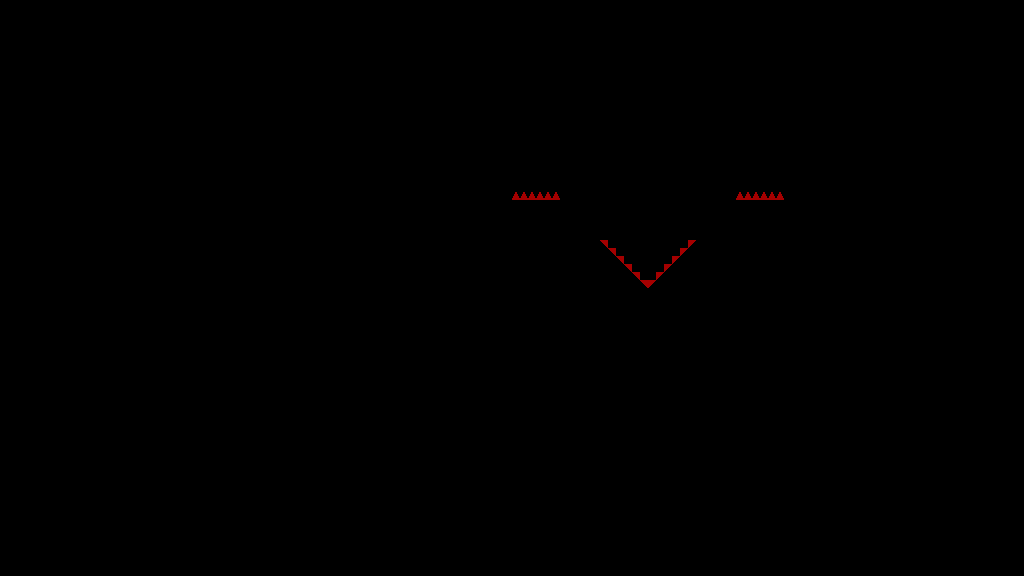

This is a level from a 2D game, rendered from its Tiled map with the project's own tilesets. A one-line summary and the map file follow, with tile-layer data summarised:
An orthogonal 128x72 tile map with 8x8 px tiles, 1 tile layer (T_Spikes) and 44 objects.

<map version="1.4" tiledversion="1.4.3" orientation="orthogonal" renderorder="right-down" width="128" height="72" tilewidth="8" tileheight="8" infinite="0" nextlayerid="8" nextobjectid="1074">
 <tileset firstgid="1" source="../../../Sprites/Tiles/DEV/flat/T_spr_nv_flat_0.tsx" />
 <layer id="1" name="T_Spikes" width="128" height="72">
  <data>[9216 cells, 24 non-empty, 2 distinct tile ids]</data>
 </layer>
 <objectgroup id="2" name="C_Solid">
  <object id="947" x="648" y="560">
   <polygon points="0,0 136,-136 136,0" />
  </object>
  <object id="948" x="576" y="464">
   <polygon points="0,0 72,-72 144,0" />
  </object>
  <object id="949" x="576" y="464">
   <polygon points="0,0 72,72 144,0" />
  </object>
  <object id="950" x="512" y="424">
   <polygon points="0,0 136,136 0,136" />
  </object>
  <object id="951" x="784" y="416" width="24" height="48" />
  <object id="958" x="776" y="416" width="8" height="8" />
  <object id="959" x="512" y="416" width="8" height="8" />
  <object id="967" x="104" y="464" width="408" height="96" />
  <object id="1024" x="128" y="232" width="432" height="72" />
  <object id="1025" x="256" y="168" width="120" height="64" />
  <object id="1026" x="376" y="168">
   <polygon points="0,0 64,64 0,64" />
  </object>
  <object id="1027" x="472" y="232">
   <polygon points="0,0 40,-40 40,0" />
  </object>
  <object id="1029" x="512" y="200" width="48" height="32" />
  <object id="1030" x="560" y="288" width="304" height="16" />
  <object id="1032" x="560" y="192">
   <polygon points="0,0 48,48 0,48" />
  </object>
  <object id="1033" x="600" y="240">
   <polygon points="0,0 48,48 0,48" />
  </object>
  <object id="1035" x="560" y="240" width="40" height="48" />
  <object id="1036" x="648" y="288">
   <polygon points="0,0 48,-48 48,0" />
  </object>
  <object id="1037" x="696" y="240" width="40" height="48" />
  <object id="1039" x="688" y="240">
   <polygon points="0,0 48,-48 48,0" />
  </object>
  <object id="1040" x="576" y="120">
   <polygon points="0,0 72,72 144,0" />
  </object>
  <object id="1041" x="576" y="120">
   <polygon points="0,0 72,-72 144,0" />
  </object>
  <object id="1043" x="968" y="360">
   <polygon points="0,0 40,-40 40,40" />
  </object>
  <object id="1044" x="968" y="280">
   <polygon points="0,0 40,-40 40,40" />
  </object>
  <object id="1045" x="880" y="272">
   <polygon points="0,0 40,40 0,80" />
  </object>
  <object id="1048" x="1008" y="24" width="16" height="416" />
  <object id="1049" x="864" y="232" width="16" height="160" />
  <object id="1054" x="864" y="392">
   <polygon points="0,0 -88,-88 0,-88" />
  </object>
  <object id="1055" x="736" y="232" width="128" height="56" />
  <object id="1056" x="880" y="352">
   <polygon points="0,0 40,40 0,40" />
  </object>
  <object id="1059" x="0" y="8" width="1008" height="16" />
  <object id="1060" x="736" y="200" width="48" height="32" />
  <object id="1061" x="784" y="192">
   <polygon points="0,0 40,40 0,40" />
  </object>
  <object id="1062" x="880" y="232">
   <polygon points="0,0 40,0 0,40" />
  </object>
  <object id="1063" x="968" y="440">
   <polygon points="0,0 40,-40 40,0" />
  </object>
  <object id="1065" x="808" y="464">
   <polygon points="0,0 0,-48 48,0" />
  </object>
  <object id="1066" x="784" y="464" width="240" height="96" />
  <object id="1067" x="968" y="440" width="56" height="24" />
  <object id="1068" x="488" y="416" width="24" height="48" />
  <object id="1069" x="488" y="416">
   <polygon points="0,0 -48,48 0,48" />
  </object>
  <object id="1070" x="648" y="24">
   <polygon points="0,0 96,96 96,0" />
  </object>
  <object id="1071" x="744" y="24" width="264" height="96" />
  <object id="1072" x="552" y="120">
   <polygon points="0,0 0,-96 96,-96" />
  </object>
  <object id="1073" x="512" y="24" width="40" height="96" />
 </objectgroup>
 <objectgroup id="3" name="C_Balls" />
 <objectgroup id="4" name="C_Orbs" />
 <objectgroup id="7" name="C_Spikes" />
</map>
